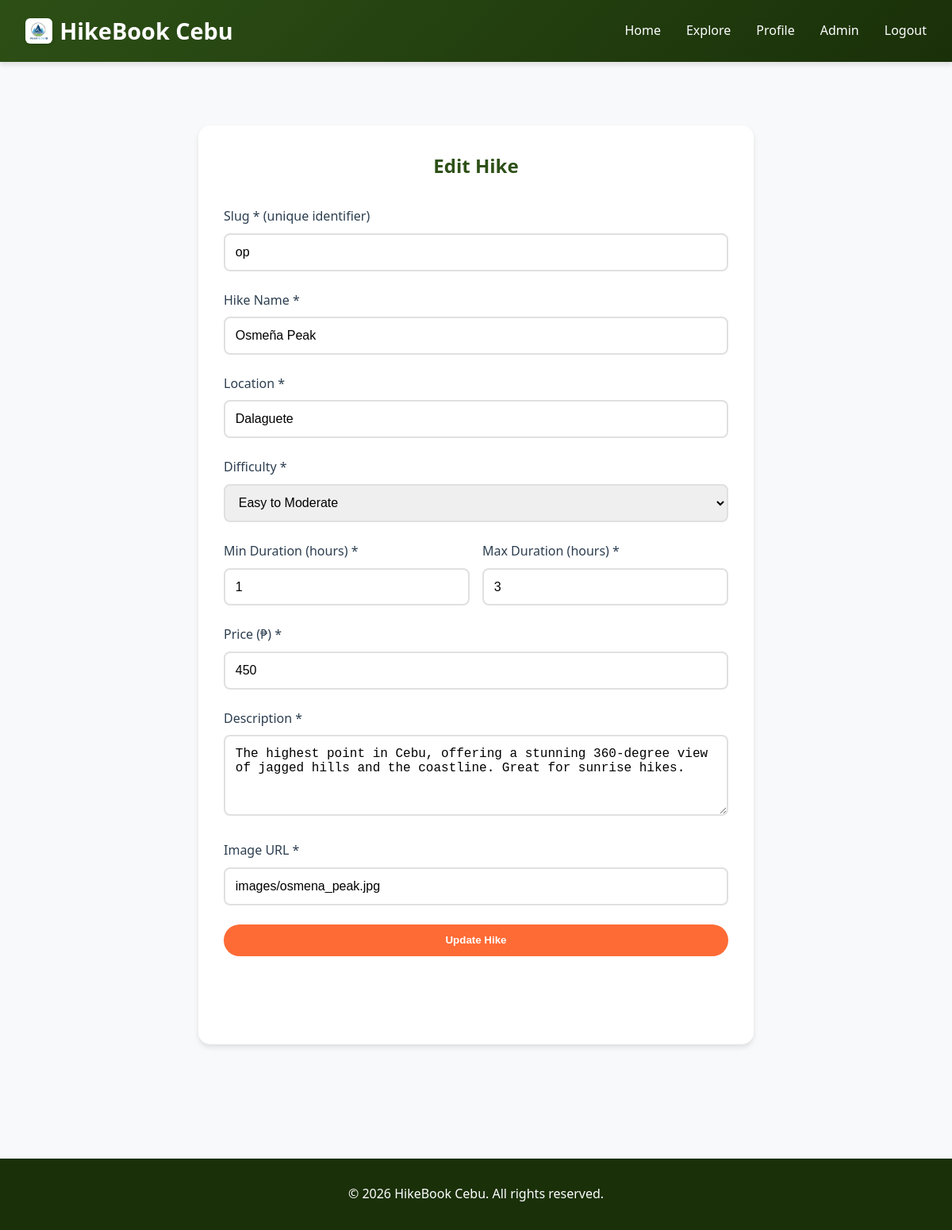
The page /admin/edit_hike.php?id=1 (signed in) on the database its author committed.
### tables this page shows
CREATE TABLE `hikes` (
  `id` int(11) NOT NULL,
  `slug` varchar(64) NOT NULL,
  `name` varchar(120) NOT NULL,
  `location` varchar(120) NOT NULL,
  `difficulty` varchar(64) NOT NULL,
  `duration_hours_min` int(11) NOT NULL,
  `duration_hours_max` int(11) NOT NULL,
  `price` int(11) NOT NULL,
  `description` text NOT NULL,
  `image_url` varchar(255) NOT NULL
);

### config.php (called while the page is built, shortened)
<?php
function sanitize($data) {
    return htmlspecialchars(trim($data), ENT_QUOTES, 'UTF-8');
}
?>

### admin/edit_hike.php (the view, shortened to what this page needs)
<?php
require_once '../config.php';
$hike_id = isset($_GET['id']) ? intval($_GET['id']) : 0;
$stmt = $pdo->prepare("SELECT * FROM hikes WHERE id = ?");
$stmt->execute([$hike_id]);
$hike = $stmt->fetch();
?>
<!DOCTYPE html>
<html lang="en">
<head>
    <link rel="stylesheet" href="../css/styles.css">
</head>
<body>
    <nav class="navbar">
        <div class="nav-container">
            <a href="../index.php" class="logo">
                <img src="../images/logo.png" alt="HikeBook Cebu Logo">
                <?php echo SITE_NAME; ?>
            </a>
            <ul class="nav-links">
                <li><a href="../index.php">Home</a></li>
                <li><a href="../hikes.php">Explore</a></li>
                <li><a href="../profile.php">Profile</a></li>
                <li><a href="dashboard.php">Admin</a></li>
                <li><a href="../logout.php">Logout</a></li>
            </ul>
        </div>
    </nav>
    <div class="container">
        <div class="form-container" style="max-width: 700px;">
            <h2 style="text-align: center; color: var(--primary); margin-bottom: 2rem;">Edit Hike</h2>
            <form method="POST" action="">
                <div class="form-group">
                    <label for="slug">Slug * (unique identifier)</label>
                    <input type="text" id="slug" name="slug" class="form-control" required value="<?php echo sanitize($hike['slug']); ?>">
                </div>
                <div class="form-group">
                    <label for="name">Hike Name *</label>
                    <input type="text" id="name" name="name" class="form-control" required value="<?php echo sanitize($hike['name']); ?>">
                </div>
                <div class="form-group">
                    <label for="location">Location *</label>
                    <input type="text" id="location" name="location" class="form-control" required value="<?php echo sanitize($hike['location']); ?>">
                </div>
                <div class="form-group">
                    <label for="difficulty">Difficulty *</label>
                    <select id="difficulty" name="difficulty" class="form-control" required>
                        <option value="Easy to Moderate" <?php echo $hike['difficulty'] === 'Easy to Moderate' ? 'selected' : ''; ?>>Easy to Moderate</option>
                    </select>
                </div>
                <div style="display: grid; grid-template-columns: 1fr 1fr; gap: 1rem;">
                    <div class="form-group">
                        <label for="duration_min">Min Duration (hours) *</label>
                        <input type="number" id="duration_min" name="duration_min" class="form-control" required min="1" value="<?php echo $hike['duration_hours_min']; ?>">
                    </div>
                    <div class="form-group">
                        <label for="duration_max">Max Duration (hours) *</label>
                        <input type="number" id="duration_max" name="duration_max" class="form-control" required min="1" value="<?php echo $hike['duration_hours_max']; ?>">
                    </div>
                </div>
                <div class="form-group">
                    <label for="price">Price (₱) *</label>
                    <input type="number" id="price" name="price" class="form-control" required min="0" value="<?php echo $hike['price']; ?>">
                </div>
                <div class="form-group">
                    <label for="description">Description *</label>
                    <textarea id="description" name="description" class="form-control" rows="4" required><?php echo sanitize($hike['description']); ?></textarea>
                </div>
                <div class="form-group">
                    <label for="image_url">Image URL *</label>
                    <input type="text" id="image_url" name="image_url" class="form-control" required value="<?php echo sanitize($hike['image_url']); ?>">
                </div>
                <button type="submit" class="btn btn-primary" style="width: 100%;">Update Hike</button>
            </form>
            <div style="text-align: center; margin-top: 1.5rem;">
                <a href="manage_hikes.php" class="btn btn-secondary">Back to Hikes</a>
            </div>
        </div>
    </div>
    <footer class="footer">
        <p>&copy; <?php echo date('Y'); ?> <?php echo SITE_NAME; ?>. All rights reserved.</p>
    </footer>
</body>
</html>

### css/styles.css (style rules this page uses)
* { margin: 0; padding: 0; box-sizing: border-box; }
:root { --primary: #2d5016; --primary-light: #4a7c2c; --primary-dark: #1a3009; --secondary: #8b4513; --accent: #ff6b35; --text-dark: #2c3e50; --text-light: #7f8c8d; --bg-light: #f8f9fa; --white: #ffffff; --shadow: 0 4px 6px rgba(0, 0, 0, 0.1); --shadow-lg: 0 10px 25px rgba(0, 0, 0, 0.2); }
body { font-family: 'Segoe UI', Tahoma, Geneva, Verdana, sans-serif; line-height: 1.6; color: var(--text-dark); background-color: var(--bg-light); }
.navbar { background: linear-gradient(135deg, var(--primary) 0%, var(--primary-dark) 100%); padding: 1rem 0; box-shadow: var(--shadow); position: sticky; top: 0; z-index: 1000; }
.nav-container { max-width: 1200px; margin: 0 auto; padding: 0 2rem; display: flex; justify-content: space-between; align-items: center; }
.logo { font-size: 1.8rem; font-weight: bold; color: var(--white); text-decoration: none; display: flex; align-items: center; gap: 0.6rem; transition: transform 0.3s ease; }
.logo img { height: 32px; width: auto; object-fit: contain; transition: transform 0.3s ease; background: white; padding: 4px; border-radius: 6px; box-shadow: 0 2px 4px rgba(0, 0, 0, 0.1); }
.nav-links { display: flex; gap: 2rem; list-style: none; }
.nav-links a { color: var(--white); text-decoration: none; font-weight: 500; transition: color 0.3s; }
.btn { display: inline-block; padding: 0.8rem 2rem; border-radius: 50px; text-decoration: none; font-weight: 600; transition: all 0.3s; border: none; cursor: pointer; }
.btn-primary { background: var(--accent); color: var(--white); }
.btn-secondary { background: transparent; color: var(--white); border: 2px solid var(--white); }
.container { max-width: 1200px; margin: 0 auto; padding: 3rem 2rem; }
.form-container { max-width: 500px; margin: 2rem auto; background: var(--white); padding: 2rem; border-radius: 15px; box-shadow: var(--shadow); }
.form-group { margin-bottom: 1.5rem; }
.form-group label { display: block; margin-bottom: 0.5rem; color: var(--text-dark); font-weight: 500; }
.form-control { width: 100%; padding: 0.8rem; border: 2px solid #e0e0e0; border-radius: 8px; font-size: 1rem; transition: border-color 0.3s; }
.footer { background: var(--primary-dark); color: var(--white); text-align: center; padding: 2rem; margin-top: 4rem; }

### rows shown on the page
hikes: slug "op", name "Osmeña Peak", location "Dalaguete", difficulty "Easy to Moderate", duration_min "1", duration_max "3", price "450", description "The highest point in Cebu, offering a stunning 360-degree view of jagged hills and the coastline. Great for sunrise hikes.", image_url "images/osmena_peak.jpg"

### other values the page prints
SITE_NAME "HikeBook Cebu"
